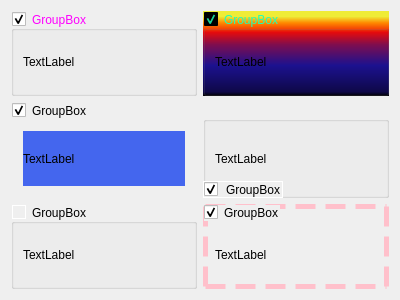
<?xml version="1.0" encoding="UTF-8"?>
<ui version="4.0">
 <class>Form</class>
 <widget class="QWidget" name="Form">
  <property name="geometry">
   <rect>
    <x>0</x>
    <y>0</y>
    <width>400</width>
    <height>300</height>
   </rect>
  </property>
  <property name="windowTitle">
   <string>Form</string>
  </property>
  <property name="styleSheet">
   <string notr="true">#groupBox_1:checked { color:magenta; }

#groupBox_2 { background-color: qlineargradient(spread:pad, x1:0, y1:1, x2:0, y2:0, stop:0 rgba(0, 0, 0, 255), stop:0.05 rgba(14, 8, 73, 255), stop:0.36 rgba(28, 17, 145, 255), stop:0.6 rgba(126, 14, 81, 255), stop:0.75 rgba(234, 11, 11, 255), stop:0.79 rgba(244, 70, 5, 255), stop:0.86 rgba(255, 136, 0, 255), stop:0.935 rgba(239, 236, 55, 255));
color: rgb(33, 255, 181);  }

#groupBox_3 { padding: 20px;  margin: 20px; }
#groupBox_3 QLabel { background-color: #46e; }

#groupBox_4::title { subcontrol-position: bottom left; border: 1px solid white;}

#groupBox_5::indicator {border: 1px solid white;}

#groupBox_6 { border: 5px dashed pink;}</string>
  </property>
  <layout class="QGridLayout" name="gridLayout">
   <item row="0" column="0">
    <widget class="QGroupBox" name="groupBox_1">
     <property name="title">
      <string>GroupBox</string>
     </property>
     <property name="checkable">
      <bool>true</bool>
     </property>
     <layout class="QVBoxLayout" name="verticalLayout">
      <item>
       <widget class="QLabel" name="label">
        <property name="text">
         <string>TextLabel</string>
        </property>
       </widget>
      </item>
     </layout>
    </widget>
   </item>
   <item row="0" column="1">
    <widget class="QGroupBox" name="groupBox_2">
     <property name="title">
      <string>GroupBox</string>
     </property>
     <property name="checkable">
      <bool>true</bool>
     </property>
     <layout class="QVBoxLayout" name="verticalLayout_4">
      <item>
       <widget class="QLabel" name="label_6">
        <property name="text">
         <string>TextLabel</string>
        </property>
       </widget>
      </item>
     </layout>
    </widget>
   </item>
   <item row="1" column="0">
    <widget class="QGroupBox" name="groupBox_3">
     <property name="title">
      <string>GroupBox</string>
     </property>
     <property name="checkable">
      <bool>true</bool>
     </property>
     <layout class="QVBoxLayout" name="verticalLayout_2">
      <item>
       <widget class="QLabel" name="label_2">
        <property name="text">
         <string>TextLabel</string>
        </property>
       </widget>
      </item>
     </layout>
    </widget>
   </item>
   <item row="1" column="1">
    <widget class="QGroupBox" name="groupBox_4">
     <property name="title">
      <string>GroupBox</string>
     </property>
     <property name="checkable">
      <bool>true</bool>
     </property>
     <layout class="QVBoxLayout" name="verticalLayout_5">
      <item>
       <widget class="QLabel" name="label_5">
        <property name="text">
         <string>TextLabel</string>
        </property>
       </widget>
      </item>
     </layout>
    </widget>
   </item>
   <item row="2" column="0">
    <widget class="QGroupBox" name="groupBox_5">
     <property name="title">
      <string>GroupBox</string>
     </property>
     <property name="checkable">
      <bool>true</bool>
     </property>
     <layout class="QVBoxLayout" name="verticalLayout_3">
      <item>
       <widget class="QLabel" name="label_3">
        <property name="text">
         <string>TextLabel</string>
        </property>
       </widget>
      </item>
     </layout>
    </widget>
   </item>
   <item row="2" column="1">
    <widget class="QGroupBox" name="groupBox_6">
     <property name="title">
      <string>GroupBox</string>
     </property>
     <property name="checkable">
      <bool>true</bool>
     </property>
     <layout class="QVBoxLayout" name="verticalLayout_6">
      <item>
       <widget class="QLabel" name="label_4">
        <property name="text">
         <string>TextLabel</string>
        </property>
       </widget>
      </item>
     </layout>
    </widget>
   </item>
  </layout>
 </widget>
 <resources/>
 <connections/>
</ui>
